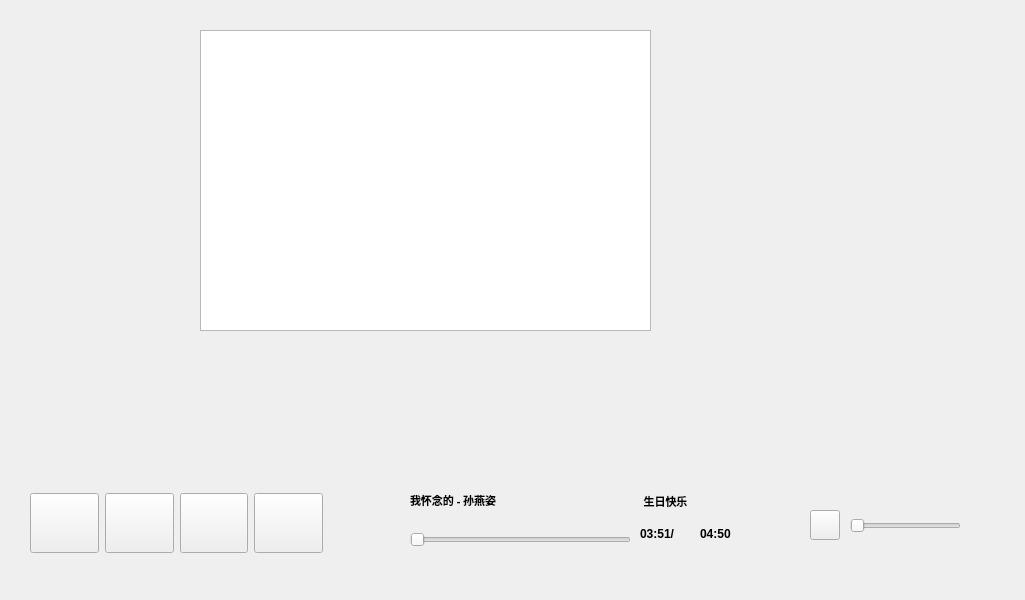
<?xml version="1.0" encoding="UTF-8"?>
<ui version="4.0">
 <class>Widget</class>
 <widget class="QWidget" name="Widget">
  <property name="geometry">
   <rect>
    <x>0</x>
    <y>0</y>
    <width>1025</width>
    <height>600</height>
   </rect>
  </property>
  <property name="windowTitle">
   <string>Widget</string>
  </property>
  <widget class="QListWidget" name="musicList">
   <property name="geometry">
    <rect>
     <x>200</x>
     <y>30</y>
     <width>451</width>
     <height>301</height>
    </rect>
   </property>
  </widget>
  <widget class="QWidget" name="widget_4" native="true">
   <property name="geometry">
    <rect>
     <x>20</x>
     <y>460</y>
     <width>971</width>
     <height>121</height>
    </rect>
   </property>
   <widget class="QWidget" name="widget" native="true">
    <property name="geometry">
     <rect>
      <x>10</x>
      <y>20</y>
      <width>293</width>
      <height>86</height>
     </rect>
    </property>
    <layout class="QHBoxLayout" name="horizontalLayout">
     <item>
      <widget class="QPushButton" name="prevBtn">
       <property name="minimumSize">
        <size>
         <width>60</width>
         <height>60</height>
        </size>
       </property>
       <property name="text">
        <string/>
       </property>
      </widget>
     </item>
     <item>
      <widget class="QPushButton" name="playerBtn">
       <property name="minimumSize">
        <size>
         <width>60</width>
         <height>60</height>
        </size>
       </property>
       <property name="text">
        <string/>
       </property>
      </widget>
     </item>
     <item>
      <widget class="QPushButton" name="nextBtn">
       <property name="minimumSize">
        <size>
         <width>60</width>
         <height>60</height>
        </size>
       </property>
       <property name="text">
        <string/>
       </property>
      </widget>
     </item>
     <item>
      <widget class="QPushButton" name="modeBtn">
       <property name="minimumSize">
        <size>
         <width>60</width>
         <height>60</height>
        </size>
       </property>
       <property name="text">
        <string/>
       </property>
      </widget>
     </item>
    </layout>
   </widget>
   <widget class="QWidget" name="widget_2" native="true">
    <property name="geometry">
     <rect>
      <x>310</x>
      <y>9</y>
      <width>461</width>
      <height>101</height>
     </rect>
    </property>
    <widget class="QLabel" name="albumPic">
     <property name="geometry">
      <rect>
       <x>10</x>
       <y>20</y>
       <width>60</width>
       <height>60</height>
      </rect>
     </property>
     <property name="minimumSize">
      <size>
       <width>60</width>
       <height>60</height>
      </size>
     </property>
     <property name="text">
      <string/>
     </property>
    </widget>
    <widget class="QSlider" name="processBar">
     <property name="geometry">
      <rect>
       <x>80</x>
       <y>60</y>
       <width>221</width>
       <height>22</height>
      </rect>
     </property>
     <property name="orientation">
      <enum>Qt::Horizontal</enum>
     </property>
    </widget>
    <widget class="QLabel" name="songName">
     <property name="geometry">
      <rect>
       <x>80</x>
       <y>20</y>
       <width>151</width>
       <height>23</height>
      </rect>
     </property>
     <property name="font">
      <font>
       <family>Microsoft YaHei UI Light</family>
       <pointsize>8</pointsize>
       <bold>true</bold>
      </font>
     </property>
     <property name="text">
      <string>我怀念的 - 孙燕姿</string>
     </property>
    </widget>
    <widget class="QLabel" name="currentTime">
     <property name="geometry">
      <rect>
       <x>310</x>
       <y>50</y>
       <width>61</width>
       <height>30</height>
      </rect>
     </property>
     <property name="font">
      <font>
       <bold>true</bold>
      </font>
     </property>
     <property name="text">
      <string>03:51/</string>
     </property>
    </widget>
    <widget class="QLabel" name="totalTime">
     <property name="geometry">
      <rect>
       <x>370</x>
       <y>50</y>
       <width>60</width>
       <height>30</height>
      </rect>
     </property>
     <property name="font">
      <font>
       <bold>true</bold>
      </font>
     </property>
     <property name="text">
      <string>04:50</string>
     </property>
    </widget>
    <widget class="QLabel" name="currentLyric">
     <property name="geometry">
      <rect>
       <x>220</x>
       <y>12</y>
       <width>231</width>
       <height>41</height>
      </rect>
     </property>
     <property name="font">
      <font>
       <pointsize>8</pointsize>
       <bold>true</bold>
      </font>
     </property>
     <property name="text">
      <string>生日快乐</string>
     </property>
     <property name="alignment">
      <set>Qt::AlignCenter</set>
     </property>
    </widget>
   </widget>
   <widget class="QWidget" name="widget_3" native="true">
    <property name="geometry">
     <rect>
      <x>780</x>
      <y>20</y>
      <width>181</width>
      <height>80</height>
     </rect>
    </property>
    <widget class="QSlider" name="soundBar">
     <property name="geometry">
      <rect>
       <x>50</x>
       <y>35</y>
       <width>111</width>
       <height>22</height>
      </rect>
     </property>
     <property name="orientation">
      <enum>Qt::Horizontal</enum>
     </property>
    </widget>
    <widget class="QPushButton" name="soundBtn">
     <property name="geometry">
      <rect>
       <x>10</x>
       <y>30</y>
       <width>30</width>
       <height>30</height>
      </rect>
     </property>
     <property name="text">
      <string/>
     </property>
    </widget>
   </widget>
  </widget>
 </widget>
 <resources/>
 <connections/>
</ui>
